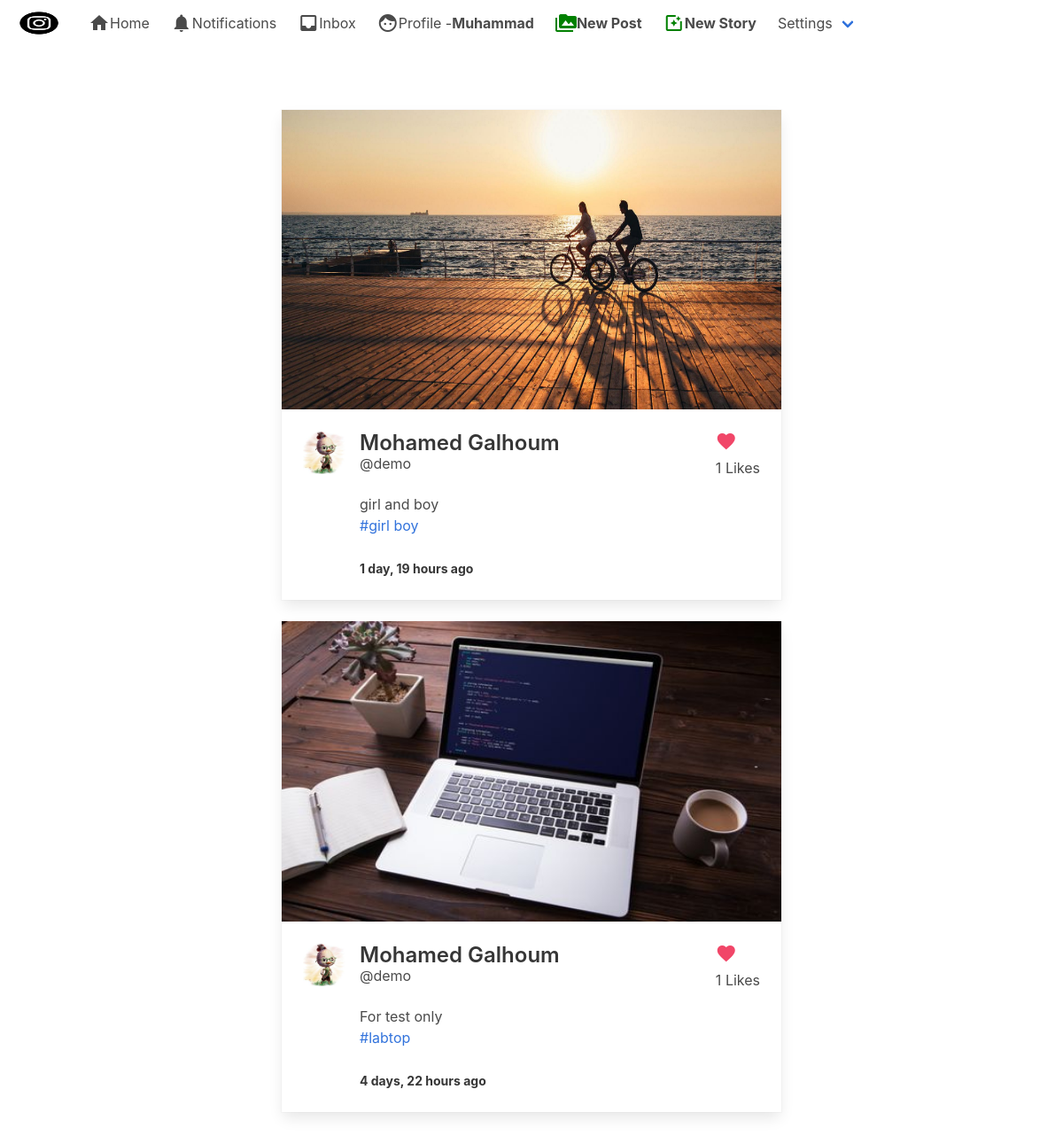
/post/ (signed in), run on the app's committed database.
### post/models.py (models this page shows, shortened)
class Post(models.Model):
    id = models.UUIDField(primary_key=True, default=uuid.uuid4, editable=False)
    content = models.ManyToManyField(PostFileContent, related_name='contents')
    caption = models.TextField(max_length=1500, verbose_name='Caption')
    posted = models.DateTimeField(auto_now_add=True)
    tags = models.ManyToManyField(Tag, related_name='tags')
    user = models.ForeignKey(User, on_delete=models.CASCADE)
    likes = models.IntegerField(default=0)
    def get_absolute_url(self):
        return reverse('postdetails', args=[str(self.id)])

class PostFileContent(models.Model):
    user = models.ForeignKey(
        User, on_delete=models.CASCADE, related_name='content_owner')
    file = models.FileField(upload_to=user_directory_path)

class Tag(models.Model):
    title = models.CharField(max_length=75, verbose_name='Tag')
    slug = models.SlugField(null=False, unique=True)
    class Meta:
        verbose_name = 'Tag'
        verbose_name_plural = 'Tags'
    def get_absolute_url(self):
        return reverse('tags', args=[self.slug])
    def __str__(self):
        return self.title

### authy/models.py (models this page shows, shortened)
class Profile(models.Model):
    user = models.OneToOneField(
        User, on_delete=models.CASCADE, related_name='profile')
    first_name = models.CharField(max_length=50, null=True, blank=True)
    last_name = models.CharField(max_length=50, null=True, blank=True)
    location = models.CharField(max_length=50, null=True, blank=True)
    url = models.CharField(max_length=80, null=True, blank=True)
    profile_info = models.TextField(max_length=150, null=True, blank=True)
    created = models.DateField(auto_now_add=True)
    favorites = models.ManyToManyField(Post)
    picture = models.ImageField(
        upload_to=user_directory_path, blank=True, null=True, verbose_name='Picture')

### post/views.py (the view)
# urls.py: path('', index, name='index'),
@login_required
def index(request):
	user = request.user
	posts = Stream.objects.filter(user=user)
	stories = StoryStream.objects.filter(user=user)
	group_ids = []
	for post in posts:
		group_ids.append(post.post_id)
	post_items = Post.objects.filter(id__in=group_ids).all().order_by('-posted')
	template = loader.get_template('index.html')
	context = {
		'post_items': post_items,
		'stories': stories,
	}
	return HttpResponse(template.render(context, request))

### direct/views.py (called while the page is built)
def checkDirects(request):
	directs_count = 0
	if request.user.is_authenticated:
		directs_count = Message.objects.filter(user=request.user, is_read=False).count()
	return {'directs_count':directs_count}

### notifications/views.py (called while the page is built)
def CountNotifications(request):
	count_notifications = 0
	if request.user.is_authenticated:
		count_notifications = Notification.objects.filter(user=request.user, is_seen=False).count()
	return {'count_notifications':count_notifications}

### instagram_clone/templates/index.html (shortened to what this page needs)
{% extends 'base.html' %}
{% load static %}
{% load humanize %}
{% block content %}
<br>
  <div class="columns is-mobile is-centered">
  <div class="column is-half">
{% for post_item in post_items %}
  <div class="card">
  <div class="card-image">
  {% if post_item.content.first.file.name|slice:"-3:" == 'jpg' or post_item.content.first.file.name|slice:"-3:" == 'png' %}
    <figure class="image is-5by3">
      <a href="{{ post_item.get_absolute_url }}">
        <img src="{{ post_item.content.first.file.url }}" alt="Placeholder image">
      </a>
    </figure>
  {% else %}
    <a href="{{ post_item.get_absolute_url }}">
      <video width="1080" controls="controls" preload="metadata">
        <source src="{{ post_item.content.first.file.url }}#t=0.5" type="video/mp4">
      </video>
    </a>
  {% endif %}
  </div>
  <div class="card-content">
    <div class="media">
      <div class="media-left">
        <figure class="image is-48x48">
          {% if post_item.user.profile.picture %}
            <img src="{{ post_item.user.profile.picture.url }}" alt="Placeholder image">
          {% else %}
            <img src="https://bulma.io/images/placeholders/96x96.png" alt="Placeholder image">
          {% endif %}
        </figure>
      </div>
      <div class="media-content">
        {% if post_item.user.profile.first_name %}
          <a href="{% url 'profile' post_item.user %}"><p class="title is-4">{{ post_item.user.profile.first_name }} {{ post_item.user.profile.last_name }}</p></a>
        {% else %}
          <a href="{% url 'profile' post_item.user %}"><p class="title is-4">Unknown</p></a>
        {% endif %}
        <p class="subtitle is-6">@{{ post_item.user.username }}</p>
      {{ post_item.caption }}
      <p>{% for tag in post_item.tags.all %}<a href="{{ tag.get_absolute_url }}">#{{ tag }}</a>{% endfor %}</p>
      <br>
      <strong><small>{{ post_item.posted | naturaltime }}</small></strong>
      </div>
    <div class="media-right">
      <a href="{% url 'postlike' post_item.id %}"><i class="material-icons has-text-danger">favorite</i></a>
      <p>{{ post_item.likes }} Likes</p>
    </div>
</div>
  </div>
</div>
<br>
{% endfor %}
</div>
</div>
{% endblock %}

### instagram_clone/templates/base.html (shortened to what this page needs)
{% load static %}
<!DOCTYPE html>
<html>
  <head>
    <link rel="stylesheet" href="{% static 'css/bulma.min.css' %}" />
    <link rel="stylesheet" href="{% static 'css/style.css' %}" />
  </head>
  <body>
    <nav class="navbar" role="navigation" aria-label="main navigation">
      <div class="navbar-brand">
        <a class="navbar-item" href="">
          <img
            src="{% static 'img/instagram_black.png' %}"
            width="64"
            height="64"
          />
        </a>
      </div>
      <div id="navbarBasicExample" class="navbar-menu">
        <div class="navbar-start">
          <a href="{% url 'index' %}" class="navbar-item">
            <i class="material-icons">home</i>
            Home
          </a>
          <a href="{% url 'show-notifications' %}" class="navbar-item">
            <i class="material-icons">notifications</i>
            Notifications
          </a>
          <a href="{% url 'inbox' %}" class="navbar-item">
            <i class="material-icons">inbox</i>
            Inbox
          </a>
          <a href="{% url 'profile' request.user %}" class="navbar-item">
            <i class="material-icons">face</i>
            Profile - <strong>{{ request.user }}</strong>
          </a>
          <a href="{% url 'newpost' %}" class="navbar-item">
            <i style="color: green" class="material-icons">perm_media</i>
            <strong>New Post</strong>
          </a>
          <a href="{% url 'newstory' %}" class="navbar-item">
            <i style="color: green" class="material-icons">photo_filter</i>
            <strong>New Story</strong>
          </a>
          <div class="navbar-item has-dropdown is-hoverable">
            <a class="navbar-link"> Settings </a>
          </div>
        </div>
      </div>
    </nav>
    <section class="section">
        {% block content %} {% endblock %} {% block pagination %} {% endblock %}
    </section>
  </body>
</html>

### instagram_clone/static/css/style.css (style rules this page uses)
* { box-sizing:border-box }

### data on the page
Post: content.first.file (picture), user.profile.picture (placeholder picture), user.profile.first_name "Mohamed", user.profile.last_name "Galhoum", user.username "demo", caption "girl and boy", posted "1 day, 19 hours ago", likes "1"
Tag: title "girl boy"
Post: content.first.file (picture), user.profile.picture (placeholder picture), user.profile.first_name "Mohamed", user.profile.last_name "Galhoum", user.username "demo", caption "For test only", posted "4 days, 22 hours ago", likes "1"
Tag: title "labtop"

### other printed values
{{ request.user }} "Muhammad"
